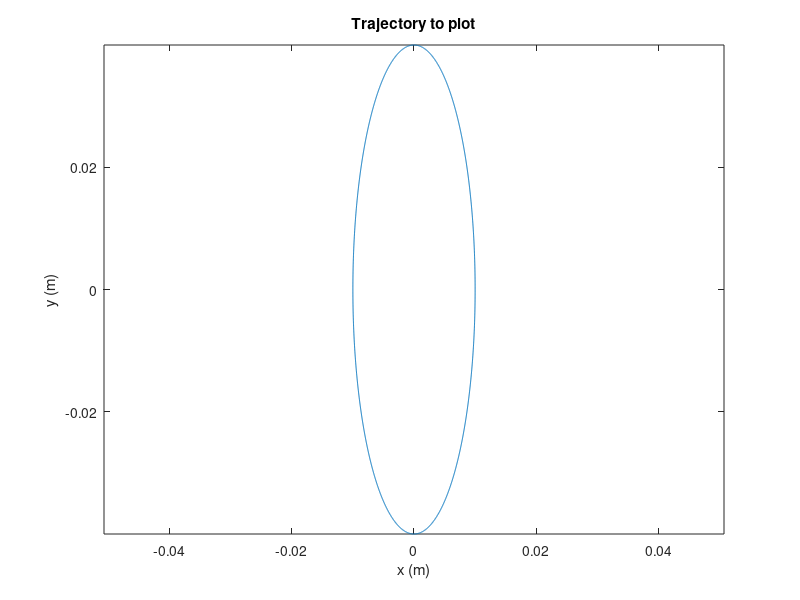
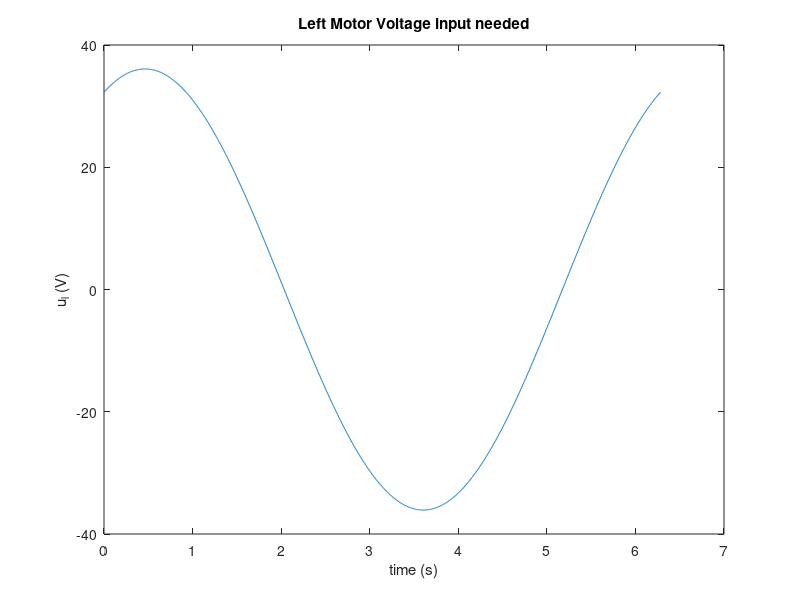
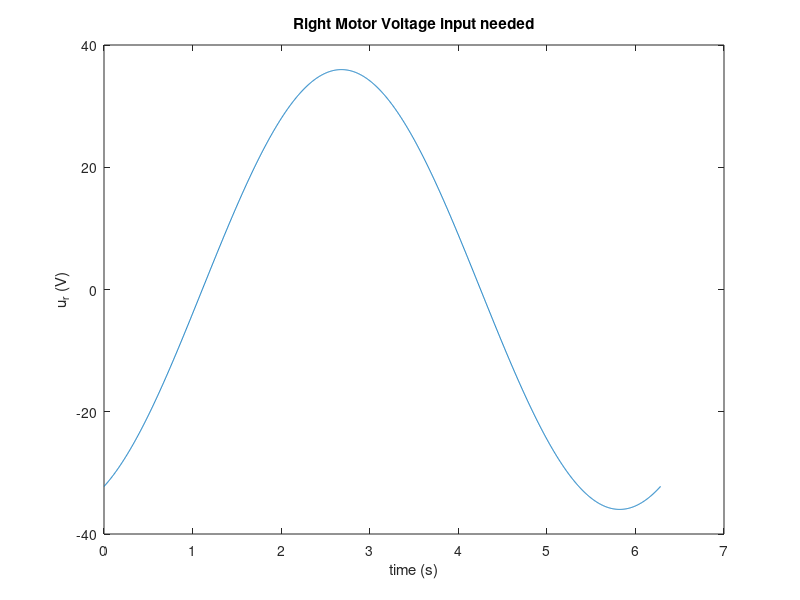

Recreate these plots in MATLAB, in order.
%Defining variables (Taken random sensible values)

rm = 0.01; %Motor radius
Km = 0.06; %Motor constant
Jm = 7e-6; %Motor Inertia
Lm = 0.005; %Motor induction
Rm = 3; %Motor resistor
mu_rad = 0.02; %Rolling friction coefficient
rb = 0.005; %bearing radius
bx = 1; %linear bearing x damping
by = 1; %linear bearing y damping
m = 0.5; %mass of print head

%Defining combinations of variables for ease of substitution in the matrices

mu_t = rm^2*(((bx+by)/8) + ((1.5*mu_rad)/(rb^2)));
mu_del = rm^2*(((bx-by)/4) + (mu_rad/(rb^2)));
J = 0.5*m*rm^2 + Jm;

P = (2*mu_t + mu_del)/J;
Q = (2*mu_t - mu_del)/J;


%State Space for x

A_x = [0 1 0; 0 -P (rm*Km)/J; 0 -(Km/(rm*Lm)) -(Rm/Lm)];
B_x = [0; 0; 1/Lm];
C_x = [1 0 0];
D_x = 0;

%State Space for y

A_y = [0 1 0; 0 -Q (rm*Km)/J; 0 -(Km/(rm*Lm)) -(Rm/Lm)];
B_y = [0; 0; 1/Lm];
C_y = [1 0 0];
D_y = 0;

%%---PLOTTING---%%
%%----ELLIPSE---%%

rx = 0.01; %Semi x axis
ry = 0.04; %Semi y axis

%Keep rx and ry equal for a circle

xc = 0; %x coordinate of centre
yc = 0; %y coordinate of centre
w = 1; %angular frequency (random baseline value)

Tend = 2*pi/w;
N = 2000;
t = linspace(0,Tend,N);

%parametric equations for circle
x = xc + rx*cos(w*t);
x_dot = -rx*w*sin(w*t);
x_dot_dot = -rx*w*w*cos(w*t);
x_dot_dot_dot = rx*w*w*w*sin(w*t);

y = yc + ry*sin(w*t);
y_dot = ry*w*cos(w*t);
y_dot_dot = -ry*w*w*sin(w*t);
y_dot_dot_dot = -ry*w*w*w*cos(w*t);

%Expressing input as a fn of derivatives of trajectories

x_coeff_1 = (J*Lm)/(rm*Km);
x_coeff_2 = (((Lm*J*P)/(Km*rm)) + ((J*Rm)/(Km*rm)));
x_coeff_3 = (Km/rm + (Rm*J*P)/(Km*rm));

ux = x_coeff_1*x_dot_dot_dot - x_coeff_2*x_dot_dot - x_coeff_3*x_dot;

y_coeff_1 = (J*Lm)/(rm*Km);
y_coeff_2 = (((Lm*J*Q)/(Km*rm)) + ((J*Rm)/(Km*rm)));
y_coeff_3 = (Km/rm + (Rm*J*Q)/(Km*rm));

uy = y_coeff_1*y_dot_dot_dot - y_coeff_2*y_dot_dot + y_coeff_3*y_dot;

%convert to actual motor voltage

ul = ux + uy;
ur = ux - uy;

%%Circle Plot
figure;
plot(x, y);
axis equal;
xlabel('x (m)');
ylabel('y (m)');
title("Trajectory to plot");

%%Inputs

figure;
plot(t,ul);
xlabel('time (s)');
ylabel('u_l (V)');
title("Left Motor Voltage input needed");

figure;
plot(t,ur);
xlabel('time (s)');
ylabel('u_r (V)');
title("Right Motor Voltage input needed");
